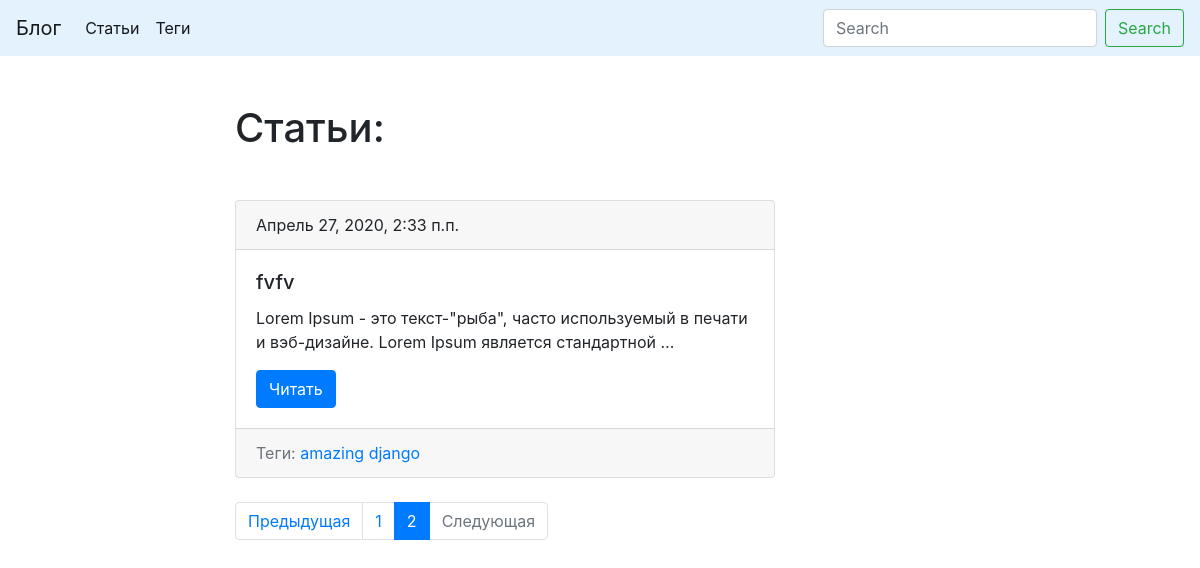
Screenshot of /?page=2 with the database file from the repository.
### blog/models.py (models this page shows, shortened)
class Post(models.Model):
    title = models.CharField('Заголовок', max_length=150, db_index=True)
    slug = models.SlugField('URL', max_length=100, unique=True, blank=True)
    text = models.TextField('Описание', max_length=5000, db_index=True)
    publish_date = models.DateTimeField('Дата публикации', auto_now_add=True)
    tags = models.ManyToManyField(
        'Tag',
        blank=True,
        related_name='posts',
    )
    def get_absolute_url(self):
        return reverse('post_detail_url', kwargs={'slug': self.slug})
    def __str__(self):
        return self.title
    class Meta:
        ordering = ('-publish_date',)
        verbose_name = 'Статья'
        verbose_name_plural = 'Статьи'

class Tag(models.Model):
    title = models.CharField('Заголовок', max_length=50)
    slug = models.SlugField('URL', max_length=50, unique=True)
    def __str__(self):
        return self.title
    def get_absolute_url(self):
        return reverse('tag_detail_url', kwargs={'slug': self.slug})
    class Meta:
        ordering = ('title',)
        verbose_name = 'Тег'
        verbose_name_plural = 'Теги'

### blog/views.py (the view)
# urls.py: path('', PostList.as_view(), name='post_list_url'),
class PostList(View):
    def get(self, request):
        search_query = request.GET.get('search', '')
        if search_query:
            posts = Post.objects.filter(Q(title__contains=search_query) | Q(text__contains=search_query))
        else:
            posts = Post.objects.all()
        paginator = Paginator(posts, 1)
        page_number = request.GET.get('page', 1)
        page = paginator.get_page(page_number)
        is_paginated = page.has_other_pages()
        if page.has_previous():
            prev_url = f'?page={page.previous_page_number()}'
        else:
            prev_url = ''
        if page.has_next():
            next_url = f'?page={page.next_page_number()}'
        else:
            next_url = ''
        context = {
            'posts': page,
            'is_paginated': is_paginated,
            'next_url': next_url,
            'prev_url': prev_url,
        }
        return render(request, 'blog/posts_list.html', context=context)

### templates/blog/posts_list.html (shortened to what this page needs)
{% extends 'blog/base.html' %}
{% block content %}
    <h1 class="mb-5">Статьи:</h1>
    {% for post in posts.object_list %}
        {% include 'blog/includes/card.html' %}
    {% endfor %}
{% endblock %}

### templates/blog/includes/card.html
<div class="card">
    <div class="card-header">
        {{ post.publish_date }}
    </div>
    <div class="card-body">
        <h5 class="card-title">{{ post }}</h5>
        <p class="card-text">{{ post.text|truncatewords:15 }}</p>
        <a href="{{ post.get_absolute_url }}" class="btn btn-primary">Читать</a>
    </div>
    <div class="card-footer text-muted">
        Теги:
        {% for tag in post.tags.all %}
            <a href="{{ tag.get_absolute_url }}">{{ tag }}</a>
        {% endfor %}
    </div>
</div>

### rows the page displays
Post: publish_date "Апрель 27, 2020, 2:33 п.п.", title "fvfv", text "Lorem Ipsum - это текст-\"рыба\", часто используемый в печати и вэб-дизайне. Lorem Ipsum является стандартной …"
Tag: title "amazing"
Tag: title "django"

### other values shown
{{ n }} "1"
{{ n }} "2"
